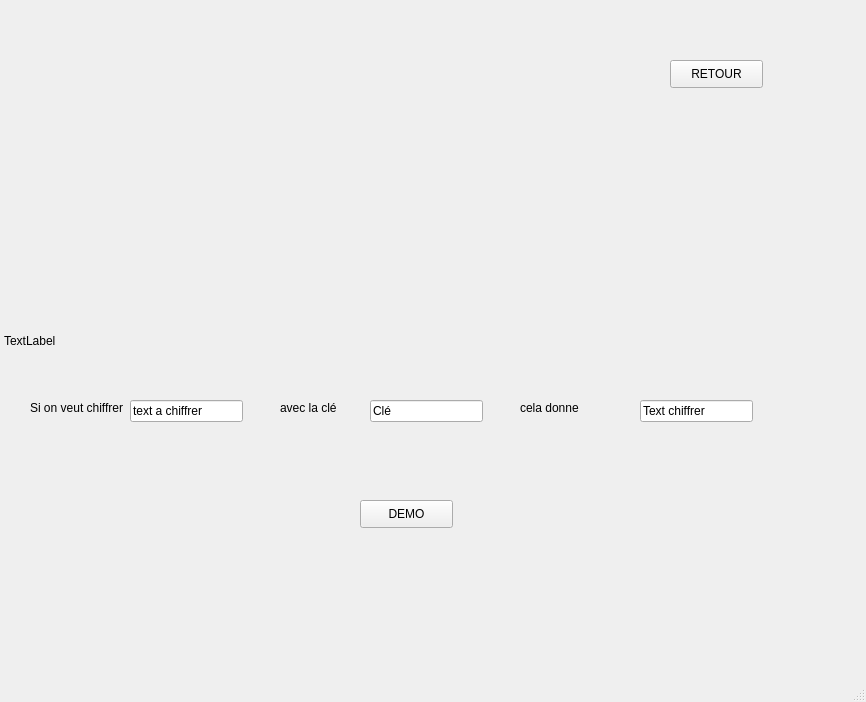
<?xml version="1.0" encoding="UTF-8"?>
<ui version="4.0">
 <class>MainWindow</class>
 <widget class="QMainWindow" name="MainWindow">
  <property name="geometry">
   <rect>
    <x>0</x>
    <y>0</y>
    <width>866</width>
    <height>702</height>
   </rect>
  </property>
  <property name="windowTitle">
   <string>MainWindow</string>
  </property>
  <widget class="QWidget" name="centralwidget">
   <widget class="QStackedWidget" name="stackedWidget">
    <property name="geometry">
     <rect>
      <x>0</x>
      <y>0</y>
      <width>851</width>
      <height>661</height>
     </rect>
    </property>
    <property name="currentIndex">
     <number>5</number>
    </property>
    <widget class="QWidget" name="page_1">
     <widget class="QPushButton" name="pushButton">
      <property name="geometry">
       <rect>
        <x>90</x>
        <y>210</y>
        <width>241</width>
        <height>151</height>
       </rect>
      </property>
      <property name="text">
       <string>TCP</string>
      </property>
      <property name="checkable">
       <bool>false</bool>
      </property>
      <property name="autoRepeat">
       <bool>false</bool>
      </property>
     </widget>
     <widget class="QPushButton" name="pushButton_2">
      <property name="geometry">
       <rect>
        <x>520</x>
        <y>210</y>
        <width>241</width>
        <height>151</height>
       </rect>
      </property>
      <property name="text">
       <string>RS232</string>
      </property>
     </widget>
     <widget class="QPushButton" name="BExplication">
      <property name="geometry">
       <rect>
        <x>670</x>
        <y>70</y>
        <width>121</width>
        <height>61</height>
       </rect>
      </property>
      <property name="text">
       <string>Explication / Demo</string>
      </property>
     </widget>
     <widget class="QLabel" name="label_pix2">
      <property name="geometry">
       <rect>
        <x>520</x>
        <y>370</y>
        <width>241</width>
        <height>121</height>
       </rect>
      </property>
      <property name="text">
       <string/>
      </property>
      <property name="scaledContents">
       <bool>true</bool>
      </property>
     </widget>
     <widget class="QLabel" name="label_11">
      <property name="geometry">
       <rect>
        <x>90</x>
        <y>370</y>
        <width>241</width>
        <height>121</height>
       </rect>
      </property>
      <property name="text">
       <string/>
      </property>
      <property name="scaledContents">
       <bool>true</bool>
      </property>
     </widget>
     <widget class="QLabel" name="label_pic">
      <property name="geometry">
       <rect>
        <x>0</x>
        <y>0</y>
        <width>851</width>
        <height>561</height>
       </rect>
      </property>
      <property name="text">
       <string>TextLabel</string>
      </property>
      <property name="scaledContents">
       <bool>true</bool>
      </property>
     </widget>
     <widget class="QPushButton" name="pushButton_10">
      <property name="geometry">
       <rect>
        <x>0</x>
        <y>0</y>
        <width>81</width>
        <height>31</height>
       </rect>
      </property>
      <property name="text">
       <string>Easter Eggs</string>
      </property>
     </widget>
     <zorder>label_pic</zorder>
     <zorder>pushButton</zorder>
     <zorder>pushButton_2</zorder>
     <zorder>BExplication</zorder>
     <zorder>label_11</zorder>
     <zorder>label_pix2</zorder>
     <zorder>pushButton_10</zorder>
    </widget>
    <widget class="QWidget" name="page_2">
     <widget class="QPushButton" name="pushButton_5">
      <property name="geometry">
       <rect>
        <x>180</x>
        <y>220</y>
        <width>171</width>
        <height>131</height>
       </rect>
      </property>
      <property name="text">
       <string>Cesar</string>
      </property>
     </widget>
     <widget class="QPushButton" name="pushButton_6">
      <property name="geometry">
       <rect>
        <x>620</x>
        <y>50</y>
        <width>93</width>
        <height>28</height>
       </rect>
      </property>
      <property name="text">
       <string>RETOUR</string>
      </property>
     </widget>
     <widget class="QPushButton" name="pushButton_7">
      <property name="geometry">
       <rect>
        <x>500</x>
        <y>220</y>
        <width>171</width>
        <height>131</height>
       </rect>
      </property>
      <property name="text">
       <string>Vigenere</string>
      </property>
     </widget>
     <widget class="QLabel" name="label_2">
      <property name="geometry">
       <rect>
        <x>14</x>
        <y>-5</y>
        <width>841</width>
        <height>681</height>
       </rect>
      </property>
      <property name="text">
       <string>TextLabel</string>
      </property>
      <property name="scaledContents">
       <bool>true</bool>
      </property>
     </widget>
     <zorder>label_2</zorder>
     <zorder>pushButton_5</zorder>
     <zorder>pushButton_6</zorder>
     <zorder>pushButton_7</zorder>
    </widget>
    <widget class="QWidget" name="page_3">
     <widget class="QLineEdit" name="ENumPort">
      <property name="geometry">
       <rect>
        <x>550</x>
        <y>120</y>
        <width>81</width>
        <height>41</height>
       </rect>
      </property>
     </widget>
     <widget class="QPushButton" name="BConnect">
      <property name="geometry">
       <rect>
        <x>370</x>
        <y>70</y>
        <width>141</width>
        <height>61</height>
       </rect>
      </property>
      <property name="text">
       <string>Connexion</string>
      </property>
     </widget>
     <widget class="QLineEdit" name="EIpServeur">
      <property name="geometry">
       <rect>
        <x>190</x>
        <y>120</y>
        <width>113</width>
        <height>22</height>
       </rect>
      </property>
     </widget>
     <widget class="QLineEdit" name="EEnvoiServeur">
      <property name="geometry">
       <rect>
        <x>120</x>
        <y>270</y>
        <width>113</width>
        <height>22</height>
       </rect>
      </property>
     </widget>
     <widget class="QPushButton" name="BCryptVigenere">
      <property name="geometry">
       <rect>
        <x>50</x>
        <y>300</y>
        <width>93</width>
        <height>28</height>
       </rect>
      </property>
      <property name="text">
       <string>Vigenere</string>
      </property>
     </widget>
     <widget class="QPushButton" name="BCryptCesar">
      <property name="geometry">
       <rect>
        <x>210</x>
        <y>300</y>
        <width>93</width>
        <height>28</height>
       </rect>
      </property>
      <property name="text">
       <string>Cesar</string>
      </property>
     </widget>
     <widget class="QPushButton" name="BEnvoyer">
      <property name="geometry">
       <rect>
        <x>110</x>
        <y>330</y>
        <width>141</width>
        <height>51</height>
       </rect>
      </property>
      <property name="text">
       <string>Envoyer</string>
      </property>
     </widget>
     <widget class="QLineEdit" name="Clecesar">
      <property name="geometry">
       <rect>
        <x>380</x>
        <y>260</y>
        <width>113</width>
        <height>22</height>
       </rect>
      </property>
     </widget>
     <widget class="QLineEdit" name="ECleVigenere">
      <property name="geometry">
       <rect>
        <x>380</x>
        <y>390</y>
        <width>113</width>
        <height>22</height>
       </rect>
      </property>
     </widget>
     <widget class="QLineEdit" name="ECryptage">
      <property name="geometry">
       <rect>
        <x>630</x>
        <y>280</y>
        <width>113</width>
        <height>22</height>
       </rect>
      </property>
      <property name="text">
       <string/>
      </property>
     </widget>
     <widget class="QLineEdit" name="lineEdit_2">
      <property name="geometry">
       <rect>
        <x>650</x>
        <y>490</y>
        <width>113</width>
        <height>22</height>
       </rect>
      </property>
     </widget>
     <widget class="QLineEdit" name="EReception">
      <property name="geometry">
       <rect>
        <x>110</x>
        <y>500</y>
        <width>113</width>
        <height>22</height>
       </rect>
      </property>
     </widget>
     <widget class="QPushButton" name="BReception">
      <property name="geometry">
       <rect>
        <x>90</x>
        <y>560</y>
        <width>151</width>
        <height>61</height>
       </rect>
      </property>
      <property name="text">
       <string>Recevoir</string>
      </property>
     </widget>
     <widget class="QPushButton" name="pushButton_3">
      <property name="geometry">
       <rect>
        <x>600</x>
        <y>560</y>
        <width>101</width>
        <height>41</height>
       </rect>
      </property>
      <property name="text">
       <string>RETOUR</string>
      </property>
     </widget>
     <widget class="QPushButton" name="BDecryptVigenere">
      <property name="geometry">
       <rect>
        <x>70</x>
        <y>530</y>
        <width>93</width>
        <height>28</height>
       </rect>
      </property>
      <property name="text">
       <string>Vigenere</string>
      </property>
     </widget>
     <widget class="QPushButton" name="BDecryptCesar">
      <property name="geometry">
       <rect>
        <x>180</x>
        <y>530</y>
        <width>93</width>
        <height>28</height>
       </rect>
      </property>
      <property name="text">
       <string>Cesar</string>
      </property>
     </widget>
     <widget class="QLabel" name="label_10">
      <property name="geometry">
       <rect>
        <x>0</x>
        <y>0</y>
        <width>851</width>
        <height>661</height>
       </rect>
      </property>
      <property name="text">
       <string>TextLabel</string>
      </property>
      <property name="scaledContents">
       <bool>true</bool>
      </property>
     </widget>
     <zorder>label_10</zorder>
     <zorder>ENumPort</zorder>
     <zorder>BConnect</zorder>
     <zorder>EIpServeur</zorder>
     <zorder>EEnvoiServeur</zorder>
     <zorder>BCryptVigenere</zorder>
     <zorder>BCryptCesar</zorder>
     <zorder>BEnvoyer</zorder>
     <zorder>Clecesar</zorder>
     <zorder>ECleVigenere</zorder>
     <zorder>ECryptage</zorder>
     <zorder>lineEdit_2</zorder>
     <zorder>EReception</zorder>
     <zorder>BReception</zorder>
     <zorder>pushButton_3</zorder>
     <zorder>BDecryptVigenere</zorder>
     <zorder>BDecryptCesar</zorder>
    </widget>
    <widget class="QWidget" name="page">
     <widget class="QPushButton" name="pushButton_8">
      <property name="geometry">
       <rect>
        <x>390</x>
        <y>350</y>
        <width>93</width>
        <height>28</height>
       </rect>
      </property>
      <property name="text">
       <string>Demo</string>
      </property>
     </widget>
     <widget class="QLineEdit" name="lineEdit_3">
      <property name="geometry">
       <rect>
        <x>190</x>
        <y>430</y>
        <width>113</width>
        <height>22</height>
       </rect>
      </property>
      <property name="text">
       <string>text a chiffrer</string>
      </property>
     </widget>
     <widget class="QLineEdit" name="lineEdit_4">
      <property name="geometry">
       <rect>
        <x>620</x>
        <y>430</y>
        <width>113</width>
        <height>22</height>
       </rect>
      </property>
      <property name="text">
       <string>Text chiffrer</string>
      </property>
     </widget>
     <widget class="QPushButton" name="BRetour3">
      <property name="geometry">
       <rect>
        <x>660</x>
        <y>70</y>
        <width>93</width>
        <height>28</height>
       </rect>
      </property>
      <property name="text">
       <string>RETOUR</string>
      </property>
     </widget>
     <widget class="QSpinBox" name="spinBox">
      <property name="geometry">
       <rect>
        <x>430</x>
        <y>430</y>
        <width>42</width>
        <height>22</height>
       </rect>
      </property>
     </widget>
     <widget class="QLabel" name="label_3">
      <property name="geometry">
       <rect>
        <x>4</x>
        <y>-5</y>
        <width>851</width>
        <height>701</height>
       </rect>
      </property>
      <property name="text">
       <string>TextLabel</string>
      </property>
      <property name="scaledContents">
       <bool>true</bool>
      </property>
     </widget>
     <widget class="QLabel" name="label_6">
      <property name="geometry">
       <rect>
        <x>40</x>
        <y>430</y>
        <width>141</width>
        <height>16</height>
       </rect>
      </property>
      <property name="text">
       <string>Par exemple si vous voulez </string>
      </property>
     </widget>
     <widget class="QLabel" name="label_7">
      <property name="geometry">
       <rect>
        <x>310</x>
        <y>430</y>
        <width>111</width>
        <height>16</height>
       </rect>
      </property>
      <property name="text">
       <string>avec un décalage de </string>
      </property>
     </widget>
     <widget class="QLabel" name="label_8">
      <property name="geometry">
       <rect>
        <x>510</x>
        <y>430</y>
        <width>121</width>
        <height>16</height>
       </rect>
      </property>
      <property name="text">
       <string>cela va donner </string>
      </property>
     </widget>
     <zorder>label_3</zorder>
     <zorder>pushButton_8</zorder>
     <zorder>lineEdit_3</zorder>
     <zorder>lineEdit_4</zorder>
     <zorder>BRetour3</zorder>
     <zorder>spinBox</zorder>
     <zorder>label_6</zorder>
     <zorder>label_7</zorder>
     <zorder>label_8</zorder>
    </widget>
    <widget class="QWidget" name="page_4">
     <widget class="QPushButton" name="BConnectSerie">
      <property name="geometry">
       <rect>
        <x>370</x>
        <y>80</y>
        <width>131</width>
        <height>51</height>
       </rect>
      </property>
      <property name="text">
       <string>Connexion</string>
      </property>
     </widget>
     <widget class="QPushButton" name="BEnvoi">
      <property name="geometry">
       <rect>
        <x>110</x>
        <y>340</y>
        <width>151</width>
        <height>61</height>
       </rect>
      </property>
      <property name="text">
       <string>Envoyer</string>
      </property>
     </widget>
     <widget class="QLineEdit" name="EEnvoi">
      <property name="geometry">
       <rect>
        <x>640</x>
        <y>280</y>
        <width>113</width>
        <height>22</height>
       </rect>
      </property>
     </widget>
     <widget class="QPushButton" name="pushButton_4">
      <property name="geometry">
       <rect>
        <x>680</x>
        <y>540</y>
        <width>81</width>
        <height>41</height>
       </rect>
      </property>
      <property name="text">
       <string>RETOUR</string>
      </property>
     </widget>
     <widget class="QLineEdit" name="lineEdit">
      <property name="geometry">
       <rect>
        <x>130</x>
        <y>490</y>
        <width>113</width>
        <height>22</height>
       </rect>
      </property>
     </widget>
     <widget class="QPushButton" name="BReception2">
      <property name="geometry">
       <rect>
        <x>120</x>
        <y>550</y>
        <width>151</width>
        <height>61</height>
       </rect>
      </property>
      <property name="text">
       <string>REcevoir</string>
      </property>
     </widget>
     <widget class="QLineEdit" name="ECryptageserie">
      <property name="geometry">
       <rect>
        <x>130</x>
        <y>290</y>
        <width>113</width>
        <height>20</height>
       </rect>
      </property>
     </widget>
     <widget class="QLineEdit" name="EDecrypte">
      <property name="geometry">
       <rect>
        <x>660</x>
        <y>490</y>
        <width>113</width>
        <height>20</height>
       </rect>
      </property>
     </widget>
     <widget class="QPushButton" name="BCesarChiffrage">
      <property name="geometry">
       <rect>
        <x>200</x>
        <y>310</y>
        <width>75</width>
        <height>23</height>
       </rect>
      </property>
      <property name="text">
       <string>Cesar</string>
      </property>
     </widget>
     <widget class="QPushButton" name="BVigenerechiffrage">
      <property name="geometry">
       <rect>
        <x>100</x>
        <y>310</y>
        <width>75</width>
        <height>23</height>
       </rect>
      </property>
      <property name="text">
       <string>Vigenere</string>
      </property>
     </widget>
     <widget class="QPushButton" name="BCesarDechiffre">
      <property name="geometry">
       <rect>
        <x>200</x>
        <y>520</y>
        <width>75</width>
        <height>23</height>
       </rect>
      </property>
      <property name="text">
       <string>Cesar</string>
      </property>
     </widget>
     <widget class="QPushButton" name="BVigenereDechiffre">
      <property name="geometry">
       <rect>
        <x>100</x>
        <y>520</y>
        <width>75</width>
        <height>23</height>
       </rect>
      </property>
      <property name="text">
       <string>Vigenere</string>
      </property>
     </widget>
     <widget class="QLineEdit" name="EKeyCesar">
      <property name="geometry">
       <rect>
        <x>380</x>
        <y>270</y>
        <width>113</width>
        <height>20</height>
       </rect>
      </property>
     </widget>
     <widget class="QLineEdit" name="EKeyVigenere">
      <property name="geometry">
       <rect>
        <x>390</x>
        <y>400</y>
        <width>113</width>
        <height>20</height>
       </rect>
      </property>
     </widget>
     <widget class="QLabel" name="labeltest">
      <property name="geometry">
       <rect>
        <x>-4</x>
        <y>3</y>
        <width>861</width>
        <height>661</height>
       </rect>
      </property>
      <property name="text">
       <string>TextLabel</string>
      </property>
      <property name="scaledContents">
       <bool>true</bool>
      </property>
     </widget>
     <zorder>labeltest</zorder>
     <zorder>BConnectSerie</zorder>
     <zorder>BEnvoi</zorder>
     <zorder>EEnvoi</zorder>
     <zorder>pushButton_4</zorder>
     <zorder>lineEdit</zorder>
     <zorder>BReception2</zorder>
     <zorder>ECryptageserie</zorder>
     <zorder>EDecrypte</zorder>
     <zorder>BCesarChiffrage</zorder>
     <zorder>BVigenerechiffrage</zorder>
     <zorder>BCesarDechiffre</zorder>
     <zorder>BVigenereDechiffre</zorder>
     <zorder>EKeyCesar</zorder>
     <zorder>EKeyVigenere</zorder>
    </widget>
    <widget class="QWidget" name="page_5">
     <widget class="QPushButton" name="pushButton_9">
      <property name="geometry">
       <rect>
        <x>670</x>
        <y>60</y>
        <width>93</width>
        <height>28</height>
       </rect>
      </property>
      <property name="text">
       <string>RETOUR</string>
      </property>
     </widget>
     <widget class="QLineEdit" name="ETestpaschiffrer">
      <property name="geometry">
       <rect>
        <x>130</x>
        <y>400</y>
        <width>113</width>
        <height>22</height>
       </rect>
      </property>
      <property name="text">
       <string>text a chiffrer</string>
      </property>
     </widget>
     <widget class="QLineEdit" name="Etestchiffrer">
      <property name="geometry">
       <rect>
        <x>640</x>
        <y>400</y>
        <width>113</width>
        <height>22</height>
       </rect>
      </property>
      <property name="text">
       <string>Text chiffrer</string>
      </property>
     </widget>
     <widget class="QLineEdit" name="Etestcle">
      <property name="geometry">
       <rect>
        <x>370</x>
        <y>400</y>
        <width>113</width>
        <height>22</height>
       </rect>
      </property>
      <property name="text">
       <string>Clé</string>
      </property>
     </widget>
     <widget class="QPushButton" name="BDemo2">
      <property name="geometry">
       <rect>
        <x>360</x>
        <y>500</y>
        <width>93</width>
        <height>28</height>
       </rect>
      </property>
      <property name="text">
       <string>DEMO</string>
      </property>
     </widget>
     <widget class="QLabel" name="label_4">
      <property name="geometry">
       <rect>
        <x>4</x>
        <y>-5</y>
        <width>851</width>
        <height>691</height>
       </rect>
      </property>
      <property name="text">
       <string>TextLabel</string>
      </property>
      <property name="scaledContents">
       <bool>true</bool>
      </property>
     </widget>
     <widget class="QLabel" name="label_9">
      <property name="geometry">
       <rect>
        <x>30</x>
        <y>400</y>
        <width>101</width>
        <height>16</height>
       </rect>
      </property>
      <property name="text">
       <string>Si on veut chiffrer</string>
      </property>
     </widget>
     <widget class="QLabel" name="label_12">
      <property name="geometry">
       <rect>
        <x>280</x>
        <y>400</y>
        <width>71</width>
        <height>16</height>
       </rect>
      </property>
      <property name="text">
       <string>avec la clé</string>
      </property>
     </widget>
     <widget class="QLabel" name="label_13">
      <property name="geometry">
       <rect>
        <x>520</x>
        <y>400</y>
        <width>81</width>
        <height>16</height>
       </rect>
      </property>
      <property name="text">
       <string>cela donne</string>
      </property>
     </widget>
     <zorder>label_4</zorder>
     <zorder>pushButton_9</zorder>
     <zorder>ETestpaschiffrer</zorder>
     <zorder>Etestchiffrer</zorder>
     <zorder>Etestcle</zorder>
     <zorder>BDemo2</zorder>
     <zorder>label_9</zorder>
     <zorder>label_12</zorder>
     <zorder>label_13</zorder>
    </widget>
    <widget class="QWidget" name="page_6">
     <widget class="QCommandLinkButton" name="commandLinkButton">
      <property name="geometry">
       <rect>
        <x>320</x>
        <y>240</y>
        <width>187</width>
        <height>41</height>
       </rect>
      </property>
      <property name="text">
       <string>Cliquez pour voir</string>
      </property>
     </widget>
     <widget class="QLabel" name="label">
      <property name="geometry">
       <rect>
        <x>320</x>
        <y>210</y>
        <width>171</width>
        <height>16</height>
       </rect>
      </property>
      <property name="text">
       <string>Seulement si tu es en TCP</string>
      </property>
     </widget>
     <widget class="QLabel" name="label_5">
      <property name="geometry">
       <rect>
        <x>4</x>
        <y>5</y>
        <width>861</width>
        <height>531</height>
       </rect>
      </property>
      <property name="text">
       <string>TextLabel</string>
      </property>
      <property name="scaledContents">
       <bool>true</bool>
      </property>
     </widget>
     <zorder>label_5</zorder>
     <zorder>commandLinkButton</zorder>
     <zorder>label</zorder>
    </widget>
   </widget>
  </widget>
  <widget class="QMenuBar" name="menubar">
   <property name="geometry">
    <rect>
     <x>0</x>
     <y>0</y>
     <width>866</width>
     <height>21</height>
    </rect>
   </property>
  </widget>
  <widget class="QStatusBar" name="statusbar"/>
 </widget>
 <resources/>
 <connections/>
</ui>
